Frame 1 (no input): blank canvas, image omitted
Frame 60 (no input): blank canvas, image omitted
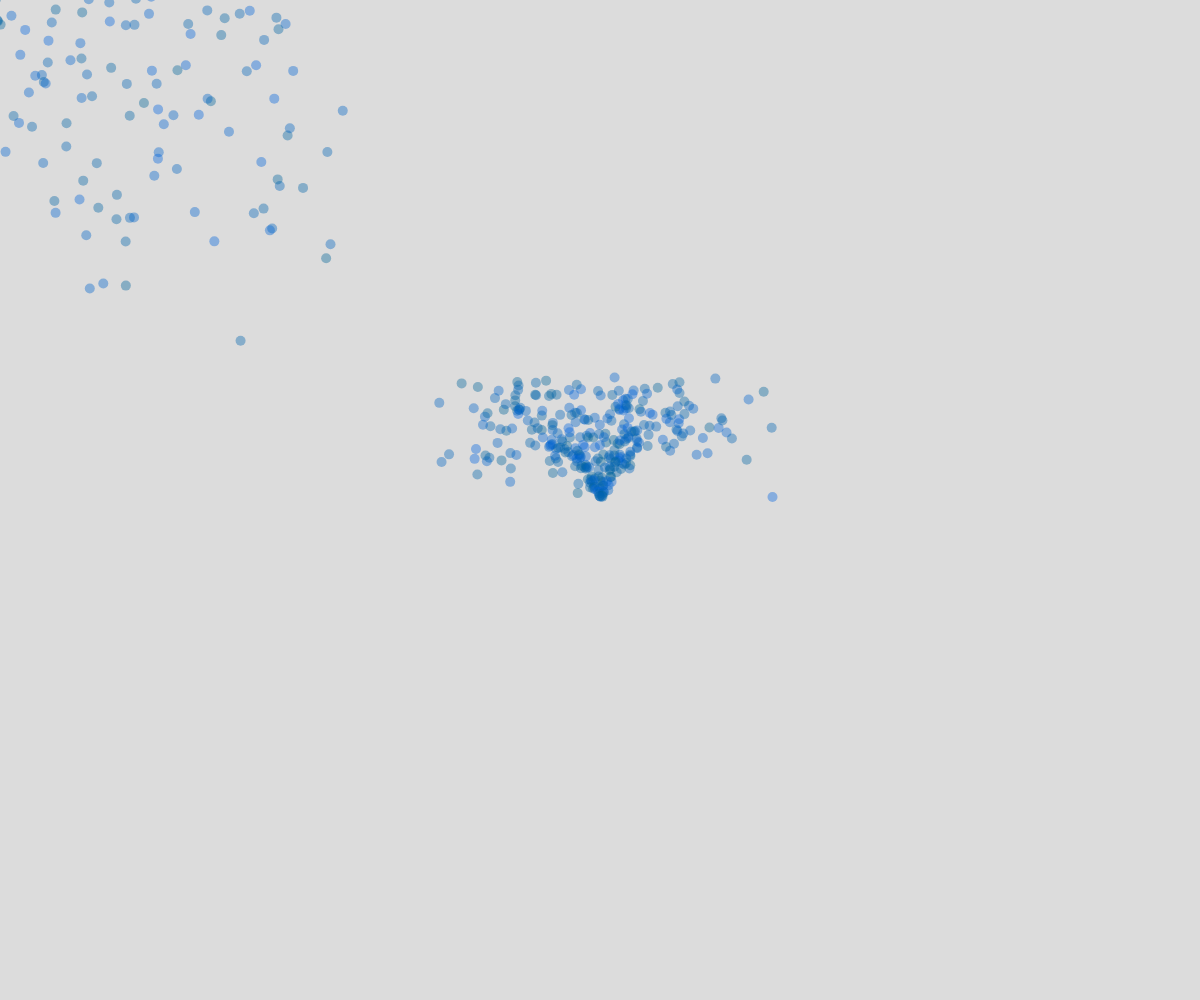
Frame 120 (the mouse pressed at the canvas centre since frame 60)

The p5.js sketch whose frames 1 and 60 were blank and that drew this single picture after the mouse press (run headless with seeded random() and noise() and a simulated clock; from frame 60 on, the mouse is pressed at the canvas centre):

// p5.js sketch
// ── sketch.js
// Working with Forces (Vectors)
// Yurui Qin
// April.22, 2024
// Making a simple particle system (using vectors)

let particles = [];
let gravity;

function setup() {
  createCanvas(windowWidth, windowHeight);
  gravity = createVector(0,0.1);
}

function mousePressed(){
  particles.push(new Particle(mouseX, mouseY));
}

function draw() {
  background(220);
  for(let i = 0; i < 5; i++){
    particles.push(new Particle(mouseX, mouseY));
  }
  //loop by index
  for(let i = 0; i < particles.length; i++){
    let p = particles[i];
    p.move();
    p.display();
    //check for removal?
    if(p.alive === false){ //time to delete at position i
      particles.splice(i,1);
      i--; //backtrack i so as not to skipp any items
    }
  }
}

class Particle{
  constructor(x,y){
    this.position = createVector(x,y); this.s = 20;
    this.velocity = createVector(random(-3,3),random(-5,-3));
    this.c = color(0, 100, random(150,225),100);
    this.alive = true;
  }

  move(){
    //Apply forces first (in this case, add gravity to velocity)
    this.velocity.add(gravity);
    //Also there could be other forces (wind, friction, )

    //Apply our velocity to our position
    this.position.add(this.velocity);
    if(this.position.y > height){
      //gone off the bottom
      this.alive = false; //marking for deletion
    }
  }

  display(){
    //draw our sprite
    fill(this.c); noStroke();
    push();
    translate(this.position.x, this.position.y);
    circle(0,0,10); //circle(0,0,this.size);
    pop();
  }
}
